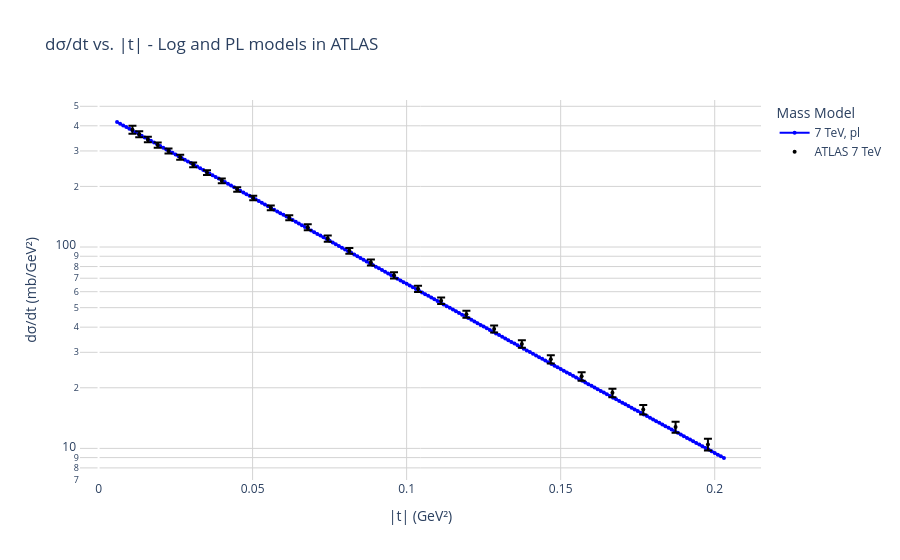

Write notebook code for a chart like this one.
### Code cell
# Calculates and plot dif sigma 
lst_amp_born_diff = []
def get_dif_sigma(epsilon, mg, a1, a2, mg_model):

    sqrt_s = 7000
    scale = 1  # caso único
    start_q2 = 0.006
    max_q2   = 0.204
    q2_step  = 0.001
    n_points = 10000

    # def integrand(y, x, mg, a1, a2, m2_func, q_val):
    #     k        = sqrt_s * x
    #     phi      = 2*np.pi*y
    #     jacobian = 2*np.pi*sqrt_s
    #     return k*(T_1(k,q_val,phi,mg,a1,a2,m2_func) -
    #               T_2(k,q_val,phi,mg,a1,a2,m2_func))*jacobian

    lst_q2 = []
    lst_dif_sigma = []

    q2 = start_q2
    while q2 <= max_q2:
        t = -q2

        # def inner_integral(x):
        #     return fixed_quad(
        #         lambda y: integrand(y, x, mg, a1, a2, mg_model, q2),
        #         0, 1, n=n_points
        #     )[0]

        # integral_value = fixed_quad(inner_integral, 0, 1, n=n_points)[0]

        integral_value = full_int(mg, a1, a2, mg_model, q2, sqrt_s)


        diff_T = integral_value
        # print(f"q2: {q2}, diff_T: {diff_T}")

        s          = sqrt_s**2
        amp_value  = amp_calculation(diff_T, s, epsilon, t)
        lst_amp_born_diff.append(amp_value)
        dif_sigma  = differential_sigma(amp_value, s) * scale

        lst_q2.append(q2)
        lst_dif_sigma.append(dif_sigma)

        q2 += q2_step

    return {sqrt_s: (lst_q2, lst_dif_sigma)}

#for pl atlas
dif_sigma_pl_atlas = get_dif_sigma(
    minuit_born.values['eps'],
    minuit_born.values['mg'], 
    minuit_born.values['a1'],
    minuit_born.values['a2'],
    m2_pl
)

dif_sigma_pl_atlas_7_q2 = dif_sigma_pl_atlas[7000][0]
dif_sigma_pl_atlas_7_values = dif_sigma_pl_atlas[7000][1]


def add_differential_trace(fig, x, y, label, color='red', mg_model= 'log', legend=True, size = 4, width = 2):
    fig.add_trace(go.Scatter(
        x=x,
        y=y,
        mode='lines+markers',
        line=dict(color=color, width=width),
        marker=dict(size=size),
        name=f'{label}, {mg_model}',
        showlegend=legend,

    ))

def add_data_trace(fig, x, y, y_error, scale=1.0, color='black', size=4,
                           name=None, show_label=True, mode='markers'):
    fig.add_trace(go.Scatter(
        x=x,
        y=y * scale,
        mode=mode,
        marker=dict(color=color, size=size),
        error_y=dict(
            type='data',
            array=y_error * scale,
            visible=True
        ),
        name=name if show_label else None,
        showlegend=show_label
    ))

fig_atlas = go.Figure()


# for pl atlas
add_differential_trace(fig_atlas, dif_sigma_pl_atlas_7_q2, dif_sigma_pl_atlas_7_values,label='7 TeV', color='blue', mg_model='pl')

#-----------------------------------------------------------------------------------------------

#-----------------------------------------------------------------------------------------------

#data points
add_data_trace(fig_atlas, x_7_atlas, y_7_atlas, yerr_7_atlas, name='ATLAS 7 TeV', show_label=True, mode='markers')

# Atualiza layout
fig_atlas.update_layout(
    title='dσ/dt vs. |t| - Log and PL models in ATLAS',
    xaxis_title='|t| (GeV²)',
    yaxis_title='dσ/dt (mb/GeV²)',
    yaxis_type='log',
    legend_title='Mass Model',
    plot_bgcolor='white',
    hovermode='x unified'
)

fig_atlas.update_xaxes(gridcolor='lightgray')
fig_atlas.update_yaxes(gridcolor='lightgray')

# fig_atlas.show(renderer='browser')

### Figure 1 — Plotly figure (JSON) as saved in the notebook; plotly's stock layout.template omitted (floating-point values rounded to 4 significant figures; data arrays with more than 128 entries replaced by an {"elided": "..."} marker saying what was removed)
{"data": [{"line": {"color": "blue", "width": 2}, "marker": {"size": 4}, "mode": "lines+markers", "name": "7 TeV, pl", "showlegend": true, "type": "scatter", "x": {"elided": "198 float values"}, "y": {"elided": "198 float values"}}, {"error_y": {"array": [17.8, 12.7, 10.7, 9.8, 8.6, 7.8, 7.0, 6.2, 5.6, 5.0, 4.5, 4.1, 4.1, 4.3, 3.9, 3.2, 2.9, 2.6, 2.2, 2.0, 1.8, 1.6, 1.4, 1.3, 1.1, 0.91, 0.85, 0.8, 0.7], "type": "data", "visible": true}, "marker": {"color": "black", "size": 4}, "mode": "markers", "name": "ATLAS 7 TeV", "showlegend": true, "type": "scatter", "x": [0.011, 0.0132, 0.016, 0.0192, 0.0227, 0.0265, 0.0307, 0.0352, 0.04, 0.045, 0.0502, 0.0559, 0.0619, 0.0679, 0.0744, 0.0814, 0.0884, 0.0959, 0.1037, 0.1112, 0.1194, 0.1284, 0.1374, 0.1468, 0.1568, 0.1668, 0.1768, 0.1873, 0.1978], "y": [382.6, 363.2, 342.0, 320.9, 300.3, 279.4, 256.1, 234.3, 213.2, 193.3, 175.1, 156.5, 139.8, 125.5, 110.2, 95.8, 83.9, 72.4, 62.0, 54.1, 46.4, 39.2, 33.0, 27.7, 22.8, 18.88, 15.58, 12.77, 10.45]}], "layout": {"hovermode": "x unified", "legend": {"title": {"text": "Mass Model"}}, "plot_bgcolor": "white", "title": {"text": "dσ/dt vs. |t| - Log and PL models in ATLAS"}, "xaxis": {"gridcolor": "lightgray", "title": {"text": "|t| (GeV²)"}}, "yaxis": {"gridcolor": "lightgray", "title": {"text": "dσ/dt (mb/GeV²)"}, "type": "log"}}}
